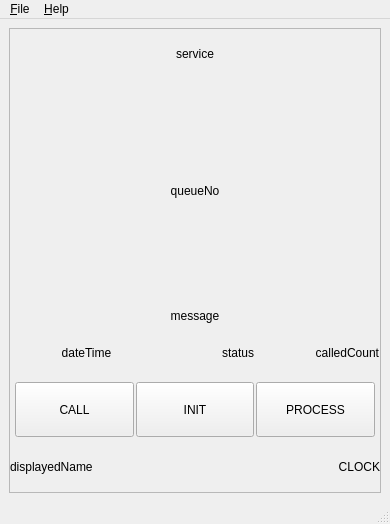
<?xml version="1.0" encoding="UTF-8"?>
<ui version="4.0">
 <class>Client</class>
 <widget class="QMainWindow" name="Client">
  <property name="geometry">
   <rect>
    <x>0</x>
    <y>0</y>
    <width>390</width>
    <height>524</height>
   </rect>
  </property>
  <property name="windowTitle">
   <string>Client MainWindow</string>
  </property>
  <property name="windowIcon">
   <iconset resource="../../QtLib/QtLib/Resources/resources.qrc">
    <normaloff>:/icon/png_48/tsclient.png</normaloff>:/icon/png_48/tsclient.png</iconset>
  </property>
  <property name="styleSheet">
   <string notr="true"/>
  </property>
  <property name="simulationMode" stdset="0">
   <bool>false</bool>
  </property>
  <property name="macAddress" stdset="0">
   <string>01:DF:AA:40:51:DE</string>
  </property>
  <property name="windowName" stdset="0">
   <string>ClientWindow</string>
  </property>
  <widget class="QWidget" name="centralWidget">
   <layout class="QVBoxLayout" name="verticalLayout_4">
    <item>
     <widget class="QFrame" name="frame_4">
      <property name="sizePolicy">
       <sizepolicy hsizetype="Preferred" vsizetype="Preferred">
        <horstretch>0</horstretch>
        <verstretch>25</verstretch>
       </sizepolicy>
      </property>
      <property name="frameShape">
       <enum>QFrame::StyledPanel</enum>
      </property>
      <property name="frameShadow">
       <enum>QFrame::Raised</enum>
      </property>
      <layout class="QVBoxLayout" name="verticalLayout">
       <property name="spacing">
        <number>0</number>
       </property>
       <property name="leftMargin">
        <number>0</number>
       </property>
       <property name="topMargin">
        <number>0</number>
       </property>
       <property name="rightMargin">
        <number>0</number>
       </property>
       <property name="bottomMargin">
        <number>0</number>
       </property>
       <item>
        <widget class="DLabel" name="service">
         <property name="sizePolicy">
          <sizepolicy hsizetype="Preferred" vsizetype="Preferred">
           <horstretch>0</horstretch>
           <verstretch>10</verstretch>
          </sizepolicy>
         </property>
         <property name="styleSheet">
          <string notr="true"/>
         </property>
         <property name="text">
          <string>service</string>
         </property>
         <property name="alignment">
          <set>Qt::AlignCenter</set>
         </property>
        </widget>
       </item>
       <item>
        <widget class="DLabel" name="queueNo">
         <property name="sizePolicy">
          <sizepolicy hsizetype="Preferred" vsizetype="Preferred">
           <horstretch>0</horstretch>
           <verstretch>45</verstretch>
          </sizepolicy>
         </property>
         <property name="styleSheet">
          <string notr="true"/>
         </property>
         <property name="frameShape">
          <enum>QFrame::NoFrame</enum>
         </property>
         <property name="frameShadow">
          <enum>QFrame::Raised</enum>
         </property>
         <property name="text">
          <string>queueNo</string>
         </property>
         <property name="alignment">
          <set>Qt::AlignCenter</set>
         </property>
        </widget>
       </item>
       <item>
        <widget class="DLabel" name="message">
         <property name="sizePolicy">
          <sizepolicy hsizetype="Preferred" vsizetype="Minimum">
           <horstretch>0</horstretch>
           <verstretch>5</verstretch>
          </sizepolicy>
         </property>
         <property name="text">
          <string>message</string>
         </property>
         <property name="alignment">
          <set>Qt::AlignCenter</set>
         </property>
        </widget>
       </item>
       <item>
        <widget class="QFrame" name="frame_5">
         <property name="sizePolicy">
          <sizepolicy hsizetype="Preferred" vsizetype="Preferred">
           <horstretch>0</horstretch>
           <verstretch>10</verstretch>
          </sizepolicy>
         </property>
         <property name="frameShape">
          <enum>QFrame::NoFrame</enum>
         </property>
         <property name="frameShadow">
          <enum>QFrame::Raised</enum>
         </property>
         <layout class="QHBoxLayout" name="horizontalLayout_2">
          <property name="spacing">
           <number>1</number>
          </property>
          <property name="leftMargin">
           <number>1</number>
          </property>
          <property name="topMargin">
           <number>1</number>
          </property>
          <property name="rightMargin">
           <number>1</number>
          </property>
          <property name="bottomMargin">
           <number>1</number>
          </property>
          <item>
           <widget class="DLabel" name="dateTime">
            <property name="sizePolicy">
             <sizepolicy hsizetype="Preferred" vsizetype="Preferred">
              <horstretch>50</horstretch>
              <verstretch>0</verstretch>
             </sizepolicy>
            </property>
            <property name="text">
             <string>dateTime</string>
            </property>
            <property name="alignment">
             <set>Qt::AlignCenter</set>
            </property>
           </widget>
          </item>
          <item>
           <widget class="DLabel" name="status">
            <property name="sizePolicy">
             <sizepolicy hsizetype="Preferred" vsizetype="Preferred">
              <horstretch>50</horstretch>
              <verstretch>0</verstretch>
             </sizepolicy>
            </property>
            <property name="text">
             <string>status</string>
            </property>
            <property name="alignment">
             <set>Qt::AlignCenter</set>
            </property>
           </widget>
          </item>
          <item>
           <widget class="DLabel" name="calledCount">
            <property name="sizePolicy">
             <sizepolicy hsizetype="Preferred" vsizetype="Preferred">
              <horstretch>20</horstretch>
              <verstretch>0</verstretch>
             </sizepolicy>
            </property>
            <property name="text">
             <string>calledCount</string>
            </property>
            <property name="alignment">
             <set>Qt::AlignRight|Qt::AlignTrailing|Qt::AlignVCenter</set>
            </property>
           </widget>
          </item>
         </layout>
        </widget>
       </item>
       <item>
        <widget class="QFrame" name="fr_calling_process">
         <property name="sizePolicy">
          <sizepolicy hsizetype="Preferred" vsizetype="Preferred">
           <horstretch>0</horstretch>
           <verstretch>13</verstretch>
          </sizepolicy>
         </property>
         <property name="frameShape">
          <enum>QFrame::NoFrame</enum>
         </property>
         <property name="frameShadow">
          <enum>QFrame::Raised</enum>
         </property>
         <layout class="QHBoxLayout" name="horizontalLayout">
          <property name="spacing">
           <number>2</number>
          </property>
          <property name="leftMargin">
           <number>5</number>
          </property>
          <property name="topMargin">
           <number>5</number>
          </property>
          <property name="rightMargin">
           <number>5</number>
          </property>
          <property name="bottomMargin">
           <number>5</number>
          </property>
          <item>
           <widget class="DPushButton" name="calling">
            <property name="sizePolicy">
             <sizepolicy hsizetype="Expanding" vsizetype="Preferred">
              <horstretch>0</horstretch>
              <verstretch>0</verstretch>
             </sizepolicy>
            </property>
            <property name="text">
             <string>CALL</string>
            </property>
           </widget>
          </item>
          <item>
           <widget class="QPushButton" name="init">
            <property name="sizePolicy">
             <sizepolicy hsizetype="Expanding" vsizetype="Preferred">
              <horstretch>0</horstretch>
              <verstretch>0</verstretch>
             </sizepolicy>
            </property>
            <property name="text">
             <string>INIT</string>
            </property>
           </widget>
          </item>
          <item>
           <widget class="DPushButton" name="process">
            <property name="sizePolicy">
             <sizepolicy hsizetype="Expanding" vsizetype="Preferred">
              <horstretch>0</horstretch>
              <verstretch>0</verstretch>
             </sizepolicy>
            </property>
            <property name="text">
             <string>PROCESS</string>
            </property>
           </widget>
          </item>
         </layout>
        </widget>
       </item>
       <item>
        <widget class="QFrame" name="footer">
         <property name="sizePolicy">
          <sizepolicy hsizetype="Preferred" vsizetype="Preferred">
           <horstretch>0</horstretch>
           <verstretch>10</verstretch>
          </sizepolicy>
         </property>
         <property name="frameShape">
          <enum>QFrame::NoFrame</enum>
         </property>
         <property name="frameShadow">
          <enum>QFrame::Raised</enum>
         </property>
         <layout class="QHBoxLayout" name="horizontalLayout_6">
          <property name="leftMargin">
           <number>0</number>
          </property>
          <property name="topMargin">
           <number>0</number>
          </property>
          <property name="rightMargin">
           <number>0</number>
          </property>
          <property name="bottomMargin">
           <number>0</number>
          </property>
          <item>
           <widget class="DLabel" name="displayedName">
            <property name="sizePolicy">
             <sizepolicy hsizetype="Preferred" vsizetype="Preferred">
              <horstretch>70</horstretch>
              <verstretch>0</verstretch>
             </sizepolicy>
            </property>
            <property name="text">
             <string>displayedName</string>
            </property>
            <property name="alignment">
             <set>Qt::AlignLeading|Qt::AlignLeft|Qt::AlignVCenter</set>
            </property>
           </widget>
          </item>
          <item>
           <widget class="DClock" name="clock">
            <property name="sizePolicy">
             <sizepolicy hsizetype="Preferred" vsizetype="Preferred">
              <horstretch>45</horstretch>
              <verstretch>0</verstretch>
             </sizepolicy>
            </property>
            <property name="text">
             <string>CLOCK</string>
            </property>
            <property name="alignment">
             <set>Qt::AlignRight|Qt::AlignTrailing|Qt::AlignVCenter</set>
            </property>
           </widget>
          </item>
         </layout>
        </widget>
       </item>
      </layout>
     </widget>
    </item>
   </layout>
  </widget>
  <widget class="QMenuBar" name="menubar">
   <property name="geometry">
    <rect>
     <x>0</x>
     <y>0</y>
     <width>390</width>
     <height>20</height>
    </rect>
   </property>
   <widget class="QMenu" name="menu_File">
    <property name="title">
     <string>&amp;File</string>
    </property>
    <addaction name="actionLogin"/>
    <addaction name="actionLogout"/>
    <addaction name="separator"/>
    <addaction name="actionExit"/>
   </widget>
   <widget class="QMenu" name="menu_Help">
    <property name="title">
     <string>&amp;Help</string>
    </property>
    <addaction name="actionAbout"/>
   </widget>
   <addaction name="menu_File"/>
   <addaction name="menu_Help"/>
  </widget>
  <widget class="StatusBar" name="statusBar"/>
  <action name="actionAbout">
   <property name="text">
    <string>&amp;About</string>
   </property>
  </action>
  <action name="actionLogin">
   <property name="text">
    <string>Log&amp;in</string>
   </property>
  </action>
  <action name="actionLogout">
   <property name="text">
    <string>Log&amp;out</string>
   </property>
  </action>
  <action name="actionExit">
   <property name="text">
    <string>E&amp;xit</string>
   </property>
  </action>
 </widget>
 <customwidgets>
  <customwidget>
   <class>DLabel</class>
   <extends>QLabel</extends>
   <header>Label/dlabel.h</header>
   <container>1</container>
  </customwidget>
  <customwidget>
   <class>StatusBar</class>
   <extends>QStatusBar</extends>
   <header>statusbar.h</header>
  </customwidget>
  <customwidget>
   <class>DPushButton</class>
   <extends>QPushButton</extends>
   <header>PushButton/dpushbutton.h</header>
  </customwidget>
  <customwidget>
   <class>DClock</class>
   <extends>QLabel</extends>
   <header>Inc/Clock</header>
  </customwidget>
 </customwidgets>
 <resources>
  <include location="../../QtLib/QtLib/Resources/resources.qrc"/>
  <include location="../../QtLib/QtLib/Resources/resources.qrc"/>
  <include location="../../QtLib/QtLib/Resources/resources.qrc"/>
  <include location="../../QtLib/QtLib/Resources/resources.qrc"/>
 </resources>
 <connections/>
</ui>
